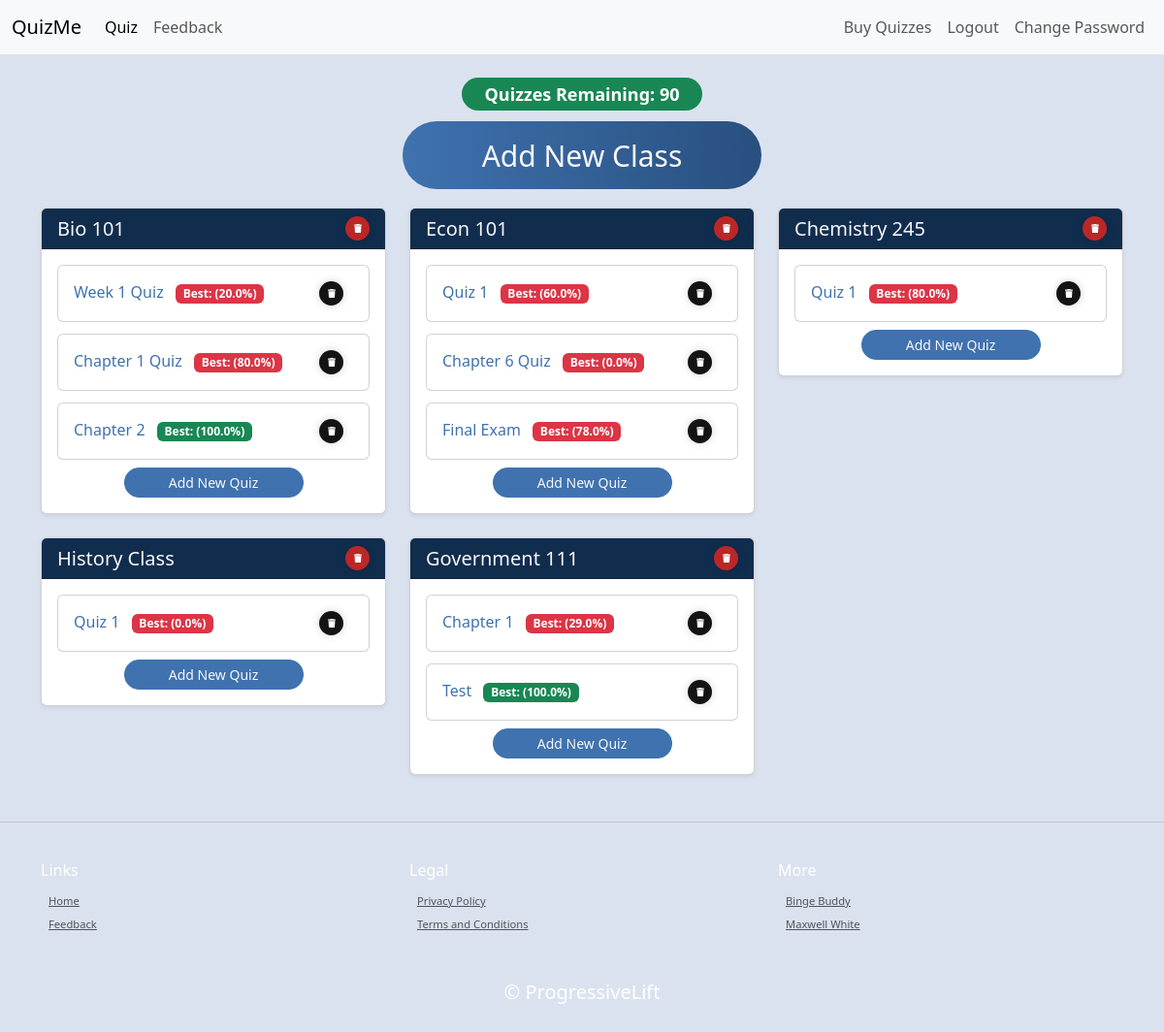
The app's page /quiz-selector (signed in), older data.
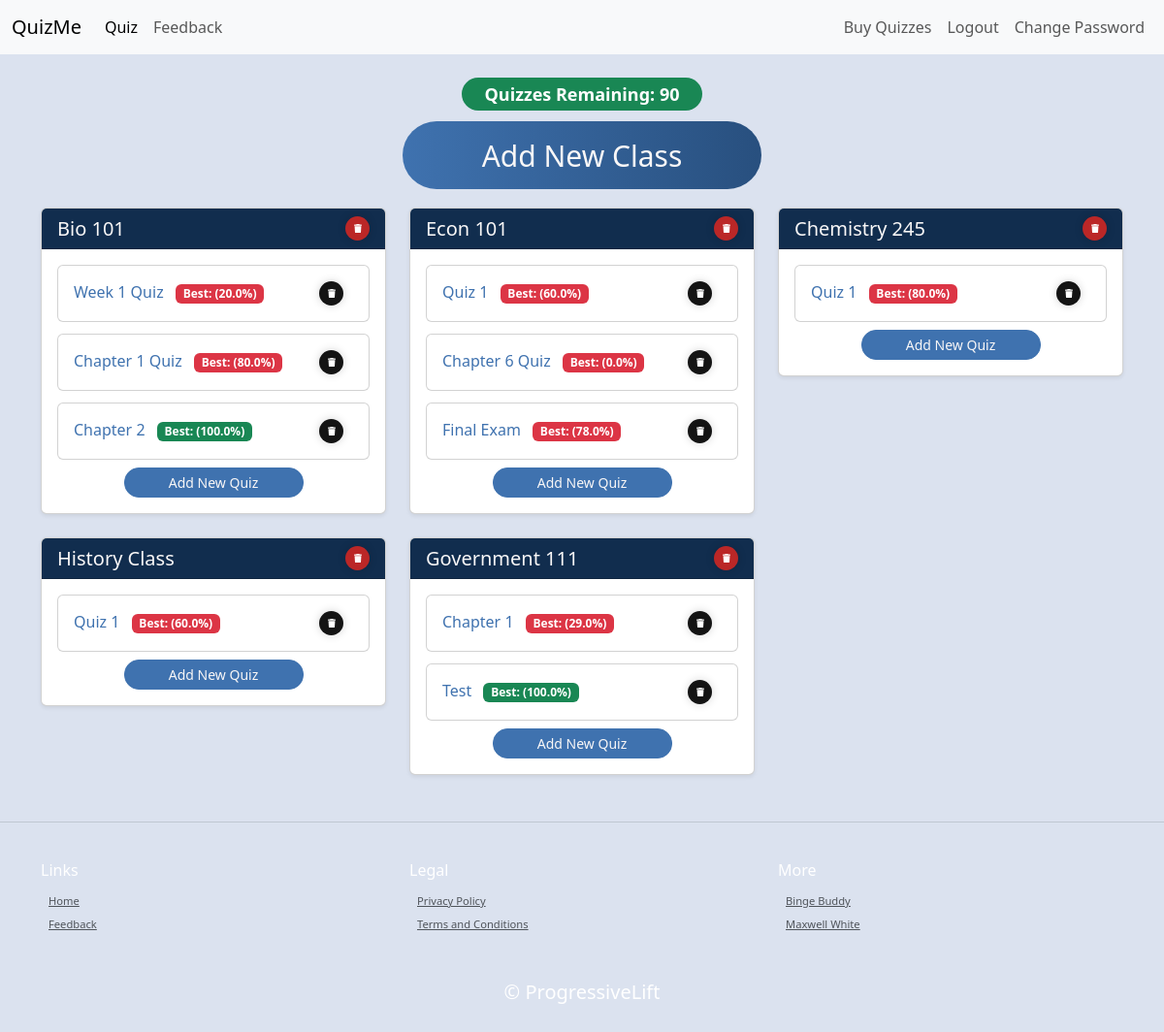
The same page, newer data.
### main.py (models this page shows)
class User(UserMixin, db.Model):
    __tablename__ = "users"
    id: Mapped[int] = mapped_column(Integer, primary_key=True)
    email: Mapped[str] = mapped_column(String(100), unique=True)
    password: Mapped[str] = mapped_column(String(100))
    name: Mapped[str] = mapped_column(String(100))
    premium_level: Mapped[int] = mapped_column(Integer)
    date_of_signup: Mapped[Date] = mapped_column(Date)
    end_date_premium: Mapped[Date] = mapped_column(Date)
    points: Mapped[int] = mapped_column(Integer)
    quiz_count: Mapped[int] = mapped_column(Integer)
    verified: Mapped[bool] = mapped_column(Integer, default=False)
    verification_token: Mapped[str] = mapped_column(String(100), nullable=True)

class ClassList(db.Model):
    __tablename__ = "class_list"
    id: Mapped[int] = mapped_column(Integer, primary_key=True)
    user_id: Mapped[int] = mapped_column(Integer, db.ForeignKey("users.id"))
    class_name: Mapped[str] = mapped_column(String(250), unique=False, nullable=False)

class Quiz(db.Model):
    __tablename__ = "quizzes"
    id: Mapped[int] = mapped_column(Integer, primary_key=True)
    user_id: Mapped[int] = mapped_column(Integer, db.ForeignKey("users.id"))
    quiz_json: Mapped[str] = mapped_column(JSON())
    title: Mapped[str] = mapped_column(String())
    class_name: Mapped[str] = mapped_column(String(250), unique=False, nullable=False)
    total_questions: Mapped[int] = mapped_column(Integer)
    best_score: Mapped[int] = mapped_column(Integer)

### main.py (the view)
@app.route('/quiz-selector', methods=["GET", "POST"])
def quiz_selector():
    form = NoteInput()
    if not current_user.is_authenticated:
        return redirect(url_for('login'))
    elif current_user.is_authenticated:
        class_list = ClassList.query.filter_by(user_id=current_user.id).all()
    quizzes = Quiz.query.filter_by(user_id=current_user.id).all()
    return render_template("quiz_selector.html", form=form, class_list=class_list, quizzes=quizzes)

### main.py (called while the page is built)
@login_manager.user_loader
def load_user(user_id):
    return db.get_or_404(User, user_id)

### templates/quiz_selector.html (shortened to what this page needs)
{% include "header.html" %}
{% block content %}
<div class="container mt-4">
    <div class="text-center mb-3">
        <div class="quiz-counter">
            <h4 class="mb-3">
                <span class="badge {% if current_user.quiz_count >= 1 and current_user.quiz_count <= 5  %}bg-warning{% elif current_user.quiz_count ==0 %}bg-danger{% else %}bg-success{% endif %} rounded-pill px-4 py-2">
                    Quizzes Remaining: {{ current_user.quiz_count }}
                </span>
            </h4>
        </div>
        <button type="button" class="create_class_button" data-bs-toggle="modal" data-bs-target="#addClassModal">
            Add New Class
        </button>
    </div>
    {%if not current_user.is_authenticated%}
        <div class="text-center mt-4">
            <h3 class="mb-4">Please login to view your quizzes</h3>
        </div>
    {% else %}
        {% if class_list %}
            <div class="row">
            {% for class in class_list %}
            <div class="col-md-4 mb-4">
                <div class="card shadow-sm">
                    <div class="card-header d-flex justify-content-between align-items-center">
                        <h5 class="card-title mb-0">{{ class.class_name }}</h5>
                        <div class="d-flex gap-2">
                            <form action="{{ url_for('delete_class', class_name=class.class_name) }}" method="POST" onsubmit="return confirm('Are you sure you want to delete this class?');" class="m-0">
                                <button type="submit" class="delete_class_button" aria-label="Delete class">
                                    <svg viewBox="0 0 448 512" class="svgIcon">
                                        <path d="M135.2 17.7L128 32H32C14.3 32 0 46.3 0 64S14.3 96 32 96H416c17.7 0 32-14.3 32-32s-14.3-32-32-32H320l-7.2-14.3C307.4 6.8 296.3 0 284.2 0H163.8c-12.1 0-23.2 6.8-28.6 17.7zM416 128H32L53.2 467c1.6 25.3 22.6 45 47.9 45H346.9c25.3 0 46.3-19.7 47.9-45L416 128z" />
                                    </svg>
                                </button>
                            </form>
                        </div>
                    </div>
                    <div class="card-body">
                        {% set class_quizzes = quizzes|selectattr('class_name', 'equalto', class.class_name)|list %}
                        {% if class_quizzes %}
                            <div class="row g-2">
                                {% for quiz in class_quizzes %}
                                <div class="col-12 mb-1">
                                    <div class="card">
                                        <div class="card-body">
                                            <div class="d-flex justify-content-between align-items-center">
                                                <h6 class="card-title mb-0">
                                                    <a href="{{ url_for('quiz', quiz_id=quiz.id) }}" class="text-decoration-none">
                                                        {{ quiz.title }}
                                                    </a>
                                                        <span class="badge {% if (quiz.best_score / quiz.total_questions * 100)|round == 100 %}bg-success{% else %}bg-danger{% endif %} ms-2">Best: ({{ (quiz.best_score / quiz.total_questions * 100)|round }}%)</span>
                                                </h6>
                                                <form action="{{ url_for('delete_quiz', quiz_id=quiz.id) }}" method="POST" onsubmit="return confirm('Are you sure you want to delete this quiz?');">
                                                    <button type="submit" class="delete_quiz_button" aria-label="Delete quiz">
                                                        <svg viewBox="0 0 448 512" class="svgIcon">
                                                            <path d="M135.2 17.7L128 32H32C14.3 32 0 46.3 0 64S14.3 96 32 96H416c17.7 0 32-14.3 32-32s-14.3-32-32-32H320l-7.2-14.3C307.4 6.8 296.3 0 284.2 0H163.8c-12.1 0-23.2 6.8-28.6 17.7zM416 128H32L53.2 467c1.6 25.3 22.6 45 47.9 45H346.9c25.3 0 46.3-19.7 47.9-45L416 128z" />
                                                        </svg>
                                                    </button>
                                                </form>
                                            </div>
                                        </div>
                                    </div>
                                </div>
                                {% endfor %}
                            </div>
                            {% if current_user.quiz_count > 0 %}
                            <div class="text-center mt-1">
                                <button type="button" class="add_quiz_button btn btn-sm btn-primary" data-bs-toggle="modal" data-bs-target="#createQuizModal" data-class-name="{{ class.class_name }}">
                                    Add New Quiz
                                </button>
                            </div>
                            {% else %}
                            <div class="text-center mt-1">
                                <a href="{{ url_for('price_page') }}" class="add_quiz_button btn btn-sm btn-primary">
                                    Purchase More Quizzes
                                </a>
                            </div>
                            {% endif %}
                        {% endif %}
                    </div>
                </div>
            </div>
            {% endfor %}
        </div>
    {% else %}
        <div class="text-center mt-4">
            <h3 class="mb-4">No Classes Added Yet</h3>
            <p>Click the button above to add your first class!</p>
        </div>
    {% endif %}
    {% endif %}
</div>
{% endblock %}
{% include "footer.html" %}

### templates/header.html (shortened to what this page needs)
<!doctype html>
<html lang="en" data-bs-theme="auto">
  <head><script src="../assets/js/color-modes.js"></script>
    <link rel="stylesheet" href="https://cdn.jsdelivr.net/npm/@docsearch/css@3">
    <link href="static/css/bootstrap.min.css" rel="stylesheet">
    <link href="https://cdn.jsdelivr.net/npm/bootstrap@5.3.3/dist/css/bootstrap.min.css" rel="stylesheet">
    <link rel="stylesheet" href="static/css/style.css"/>
<nav class="navbar navbar-expand-lg bg-body-tertiary">
  <div class="container-fluid">
    <a class="navbar-brand">QuizMe</a>
    <div class="collapse navbar-collapse" id="navbarNav">
      <ul class="navbar-nav">
        <li class="nav-item">
          <a class="nav-link active" aria-current="page" href="{{url_for('quiz_selector') }}">Quiz</a>
        </li>
        <li class="nav-item">
          <a class="nav-link" href="{{url_for('feedback') }}">Feedback</a>
        </li>
      </ul>
      <ul class="navbar-nav ms-auto">
        {% if current_user.is_authenticated: %}
        <li class="nav-item">
          <a class="nav-link" href="{{url_for('price_page') }}">Buy Quizzes</a>
        </li>
        <li class="nav-item">
          <a class="nav-link" href="{{url_for('logout') }}">Logout</a>
        </li>
        <li class="nav-item">
          <a class="nav-link" href="{{url_for('change_password') }}">Change Password</a>
        </li>
        {%endif%}
      </ul>
    </div>
  </div>
</nav>

### templates/footer.html (shortened to what this page needs)
<hr class="my-4 border-secondary">
<footer class="py-3 my-4">
  <div class="container">
    <div class="row">
      <div class="col-md-4">
        <h6 class="text-white">Links</h6>
        <ul class="nav flex-column">
          <li class="nav-item"><a href="" class="nav-link2 px-2 text-body-secondary" style="font-size: 0.7em;">Home</a></li>
          <li class="nav-item"><a href="{{url_for('feedback')}}" class="nav-link2 px-2 text-body-secondary" style="font-size: 0.7em;">Feedback</a></li>
        </ul>
        <br>
      </div>
      <div class="col-md-4">
        <h6 class="text-white">Legal</h6>
        <ul class="nav flex-column">
          <li class="nav-item"><a href="{{url_for('privacy_policy')}}" class="nav-link2 px-2 text-body-secondary" style="font-size: 0.7em;">Privacy Policy</a></li>
          <li class="nav-item"><a href="{{url_for('terms_and_conditions')}}" class="nav-link2 px-2 text-body-secondary" style="font-size: 0.7em;">Terms and Conditions</a></li>
        </ul>
        <br>
      </div>
      <div class="col-md-4">
        <h6 class="text-white">More</h6>
        <ul class="nav flex-column">
          <li class="nav-item"><a href="https://bingebuddy.us/" class="nav-link2 px-2 text-body-secondary" target="_blank" rel="noopener noreferrer" style="font-size: 0.7em;">Binge Buddy</a></li>
          <li class="nav-item"><a href="https://indiepa.ge/maxwellwhite" class="nav-link2 px-2 text-body-secondary" target="_blank" rel="noopener noreferrer" style="font-size: 0.7em;">Maxwell White</a></li>
        </ul>
      </div>
    </div>
  </div>
  <br>
  <h5 class="text-center text-white">© ProgressiveLift</h5>

### static/css/style.css (style rules this page uses)
:root { --primary-color: #F9F7F7; --secondary-color: #DBE2EF; --tertiary-color: #3F72AF; --quaternary-color: #112D4E; }

Row changes from the older to the newer data that the page shows:
changed Quiz (number 8 of 10 on the later page): (quiz.best_score/quiz.total_questions*100)|round "0.0" → "60.0"
